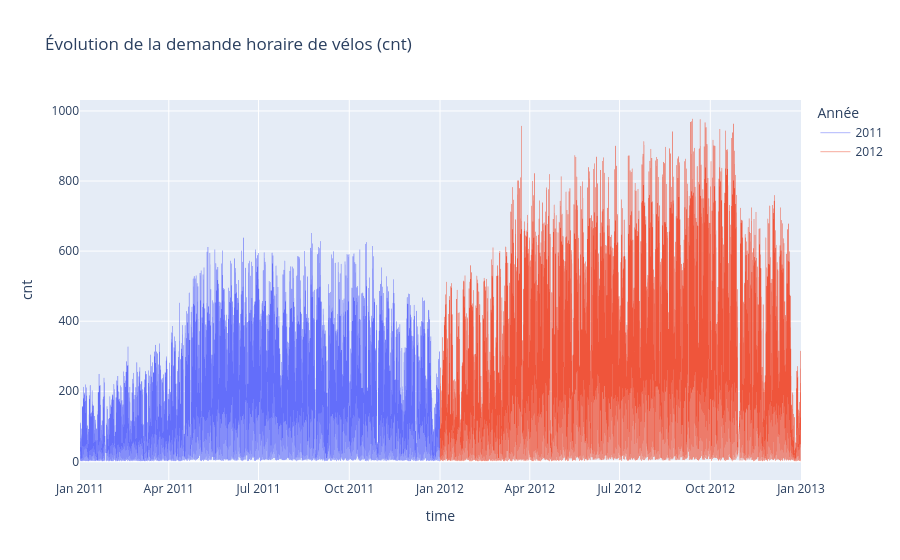

Notebook code for this chart:
### Code cell
# A quoi ressemble notre série temporelle target ?
df['Année_str'] = df.index.year.astype(str)

fig = px.line(df, 
              x=df.index, 
              y='cnt', 
              color='Année_str',  # Séparation des couleurs par année
              title='Évolution de la demande horaire de vélos (cnt)')
fig.update_traces(line_width=0.5)
fig.update_layout(legend_title_text='Année')

fig.show()

### Figure 1 — Plotly figure (JSON) as saved in the notebook; plotly's stock layout.template omitted (floating-point values rounded to 4 significant figures; data arrays with more than 128 entries replaced by an {"elided": "..."} marker saying what was removed)
{"data": [{"hovertemplate": "Année_str=2011<br>time=%{x}<br>cnt=%{y}<extra></extra>", "legendgroup": "2011", "line": {"color": "#636efa", "dash": "solid", "width": 0.5}, "marker": {"symbol": "circle"}, "mode": "lines", "name": "2011", "showlegend": true, "type": "scattergl", "x": {"elided": "8645 str values"}, "xaxis": "x", "y": {"elided": "8645 int values"}, "yaxis": "y"}, {"hovertemplate": "Année_str=2012<br>time=%{x}<br>cnt=%{y}<extra></extra>", "legendgroup": "2012", "line": {"color": "#EF553B", "dash": "solid", "width": 0.5}, "marker": {"symbol": "circle"}, "mode": "lines", "name": "2012", "showlegend": true, "type": "scattergl", "x": {"elided": "8734 str values"}, "xaxis": "x", "y": {"elided": "8734 int values"}, "yaxis": "y"}], "layout": {"legend": {"title": {"text": "Année"}, "tracegroupgap": 0}, "title": {"text": "Évolution de la demande horaire de vélos (cnt)"}, "xaxis": {"anchor": "y", "domain": [0, 1], "title": {"text": "time"}}, "yaxis": {"anchor": "x", "domain": [0, 1], "title": {"text": "cnt"}}}}
